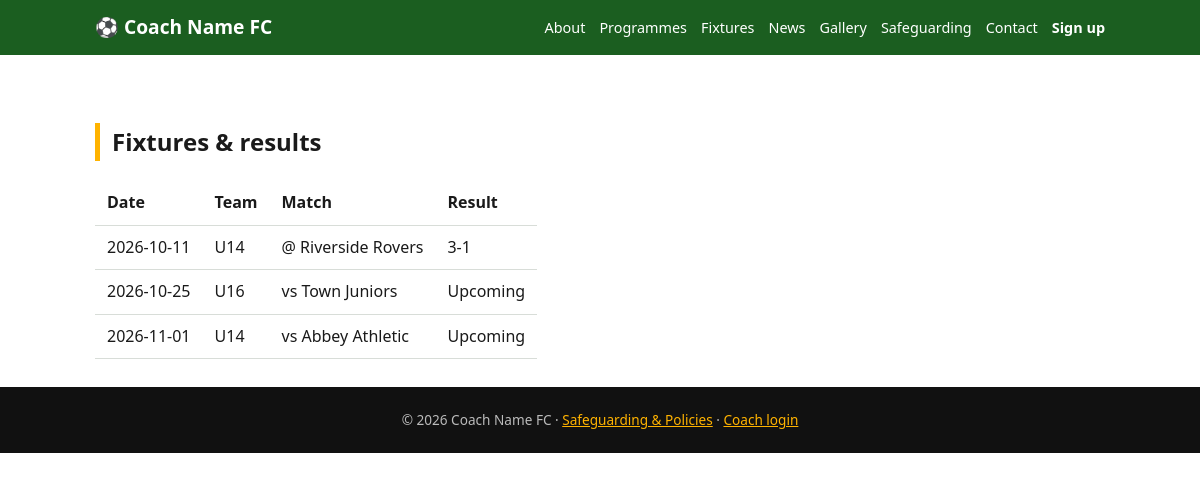
The page /fixtures on the database its author committed.
### tables this page shows
CREATE TABLE fixtures(id INTEGER PRIMARY KEY AUTOINCREMENT, age_group TEXT, opponent TEXT, match_date TEXT, home INTEGER DEFAULT 1, score TEXT);

### app.py (the view)
@app.route("/fixtures")
def fixtures(): return render_template("fixtures.html", rows=q("SELECT * FROM fixtures ORDER BY match_date"))

### app.py (called while the page is built)
def db():
    if "db" not in g:
        g.db = sqlite3.connect(DB)
        g.db.row_factory = sqlite3.Row
    return g.db

@app.before_request
def csrf_check():
    if request.method == "POST" and request.form.get("_t") != session.get("t"):
        abort(400)

@app.context_processor
def inject():
    session.setdefault("t", os.urandom(16).hex())
    return {"tok": session["t"], "admin": session.get("admin")}

def q(sql, *a): return db().execute(sql, a).fetchall()

### templates/fixtures.html
{% extends "base.html" %}{% block body %}<h2>Fixtures &amp; results</h2><table><tr><th>Date</th><th>Team</th><th>Match</th><th>Result</th></tr>
{% for f in rows %}<tr><td>{{ f.match_date }}</td><td>{{ f.age_group }}</td><td>{{ 'vs' if f.home else '@' }} {{ f.opponent }}</td><td>{{ f.score or 'Upcoming' }}</td></tr>{% endfor %}</table>{% endblock %}

### static/style.css (style rules this page uses)
:root { --g:#1B5E20;--g2:#0d3a10;--a:#FFB300;--bg:#fff;--t:#1a1a1a;--m:#555;--c:#f2f4f2;--b:#d8ddd8 }
* { box-sizing:border-box }
body { margin:0;font-family:system-ui,Arial,sans-serif;background:var(--bg);color:var(--t);line-height:1.6 }
h2 { border-left:5px solid var(--a);padding-left:12px;margin-top:40px }
table { width:100%;border-collapse:collapse;display:block;overflow-x:auto }
td,th { padding:9px 12px;border-bottom:1px solid var(--b);text-align:left;white-space:nowrap }

### rows shown on the page
fixtures: match_date "2026-10-11", age_group "U14", home "@", opponent "Riverside Rovers", score "3-1"
fixtures: match_date "2026-10-25", age_group "U16", home "vs", opponent "Town Juniors", score "Upcoming"
fixtures: match_date "2026-11-01", age_group "U14", home "vs", opponent "Abbey Athletic", score "Upcoming"
